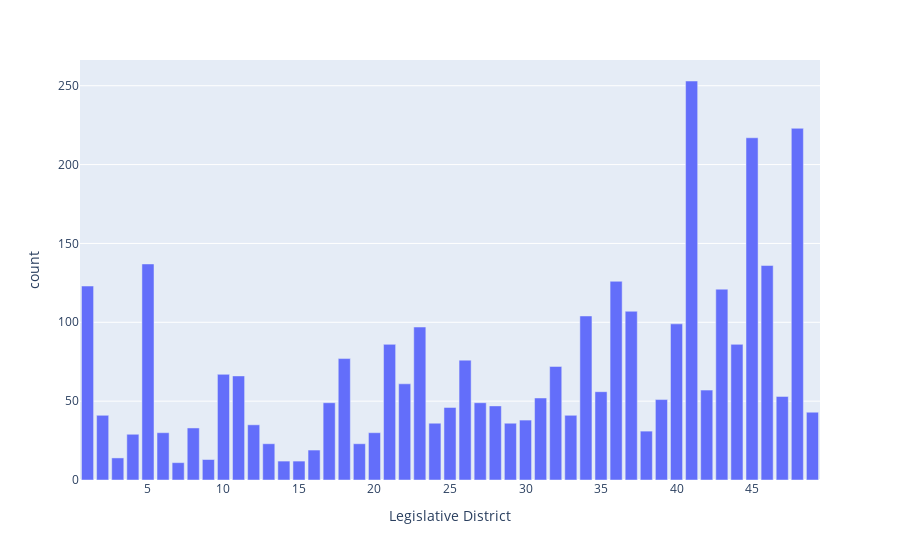

The notebook cell saved with this chart:
### Code cell
import plotly.express as px
px.bar(d_count,x="Legislative District",y="count")

### Figure 1 — Plotly figure (JSON) as saved in the notebook; plotly's stock layout.template omitted (floating-point values rounded to 4 significant figures)
{"data": [{"alignmentgroup": "True", "hovertemplate": "Legislative District=%{x}<br>count=%{y}<extra></extra>", "legendgroup": "", "marker": {"color": "#636efa", "pattern": {"shape": ""}}, "name": "", "offsetgroup": "", "orientation": "v", "showlegend": false, "textposition": "auto", "type": "bar", "x": [41, 48, 45, 5, 46, 36, 1, 43, 37, 34, 40, 23, 21, 44, 18, 26, 32, 10, 11, 22, 42, 35, 47, 31, 39, 17, 27, 28, 25, 49, 33, 2, 30, 24, 29, 12, 8, 38, 20, 6, 4, 19, 13, 16, 3, 9, 15, 14, 7], "xaxis": "x", "y": [253, 223, 217, 137, 136, 126, 123, 121, 107, 104, 99, 97, 86, 86, 77, 76, 72, 67, 66, 61, 57, 56, 53, 52, 51, 49, 49, 47, 46, 43, 41, 41, 38, 36, 36, 35, 33, 31, 30, 30, 29, 23, 23, 19, 14, 13, 12, 12, 11], "yaxis": "y"}], "layout": {"barmode": "relative", "legend": {"tracegroupgap": 0}, "margin": {"t": 60}, "xaxis": {"anchor": "y", "domain": [0, 1], "title": {"text": "Legislative District"}}, "yaxis": {"anchor": "x", "domain": [0, 1], "title": {"text": "count"}}}}
